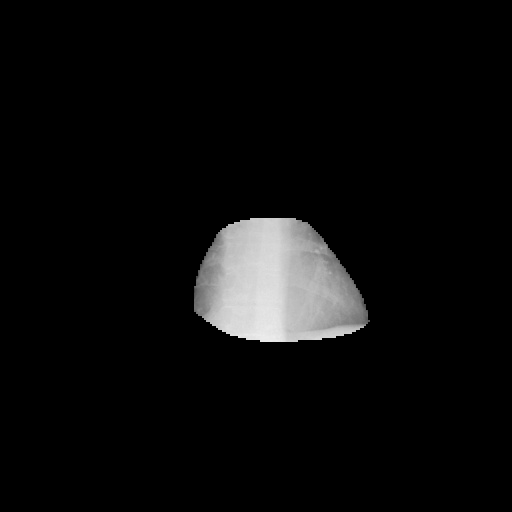
#> input picture heart.png, 512 x 512 px, given in place of aa804e-bde0afdd-112c0b34-7bc16630-4e384014_mask_leftlung.png, which was not available
$ python view.py
#> lines starting #> are read from the running program, lines starting #| are printed output that depends on the picture; after the words box and inside, x2 and y2 are one past the last pixel; in counts of white or black regions, pixels touching at a corner belong together; pictures that were not available may be replaced by others from this repository, and a replacement may not be noted
import cv2
import numpy as np

# ==============================
# 修改下面这 3 行路径即可
# ==============================
mask_left_path  = "data/mimic-cxr-a/masks/p10/p10000032/s50414267/02aa804e-bde0afdd-112c0b34-7bc16630-4e384014_mask_leftlung.png"
mask_right_path = "data/mimic-cxr-a/masks/p10/p10000032/s50414267/02aa804e-bde0afdd-112c0b34-7bc16630-4e384014_mask_rightlung.png"
mask_heart_path = "data/mimic-cxr-a/masks/p10/p10000032/s50414267/02aa804e-bde0afdd-112c0b34-7bc16630-4e384014_mask_heart.png"

# 输出路径（可选修改）
output_path = "example_mask_background.png"


# ====== 读取掩膜（0/255） ======
mask_left  = cv2.imread(mask_left_path,  cv2.IMREAD_GRAYSCALE)
#> mask_left is the input picture: shape (512, 512); min 0, max 238, mean 11.7
mask_right = cv2.imread(mask_right_path, cv2.IMREAD_GRAYSCALE)
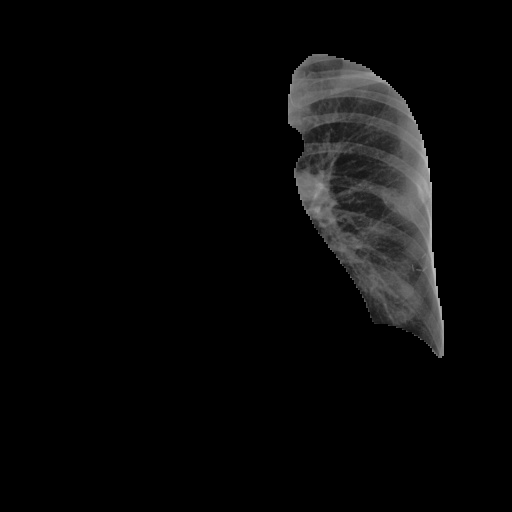
#> input picture left.png, 512 x 512 px, given in place of a804e-bde0afdd-112c0b34-7bc16630-4e384014_mask_rightlung.png, which was not available
#> mask_right is the input picture: shape (512, 512); min 0, max 194, mean 9.1
mask_heart = cv2.imread(mask_heart_path, cv2.IMREAD_GRAYSCALE)

# 检查是否读取成功
if mask_left is None:
    raise FileNotFoundError(f"左肺掩膜读取失败: {mask_left_path}")
if mask_right is None:
    raise FileNotFoundError(f"右肺掩膜读取失败: {mask_right_path}")
if mask_heart is None:
    raise FileNotFoundError(f"心脏掩膜读取失败: {mask_heart_path}")

# ====== 转为 0/1 掩膜 ======
left01  = (mask_left  > 0).astype(np.uint8)
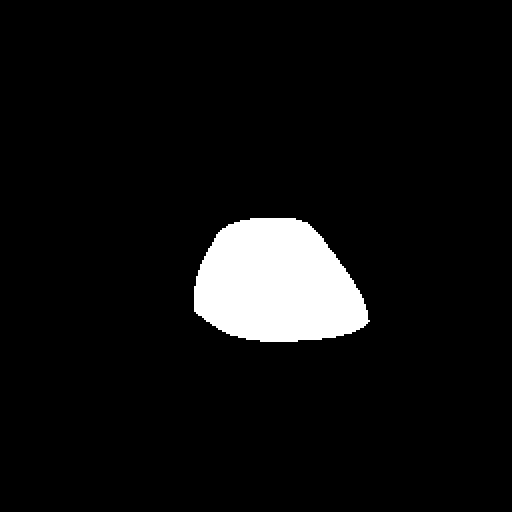
#> left01: shape (512, 512); values 0 (black) and 1 (white), 6.4% white; 1 white region, box (x1, y1, x2, y2) and area: (194, 218, 370, 342) 16696
right01 = (mask_right > 0).astype(np.uint8)
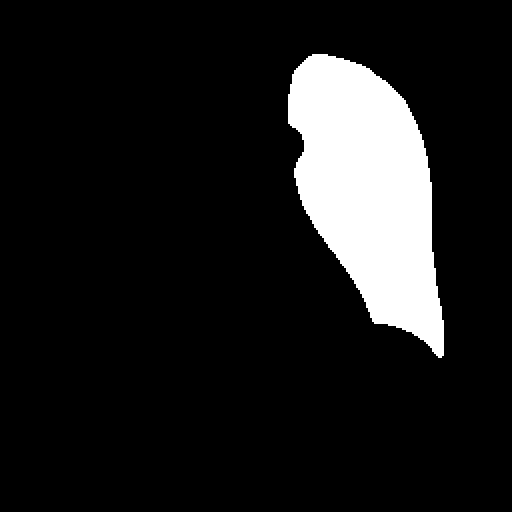
#> right01: shape (512, 512); values 0 (black) and 1 (white), 11.2% white; 1 white region, box (x1, y1, x2, y2) and area: (288, 54, 444, 358) 29244
heart01 = (mask_heart > 0).astype(np.uint8)

# ====== 计算 union（三者并集） ======
union01 = ((left01 + right01 + heart01) > 0).astype(np.uint8)
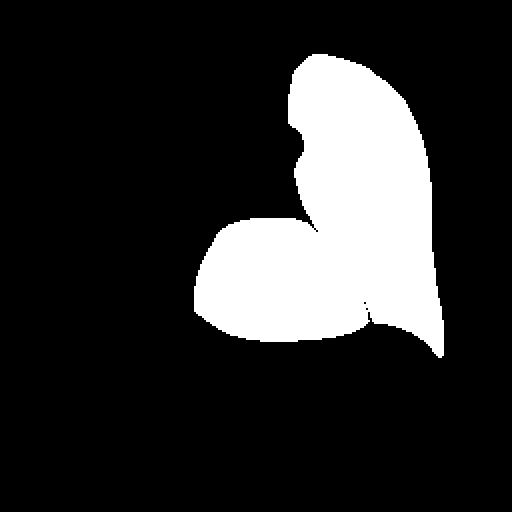
#> union01: shape (512, 512); values 0 (black) and 1 (white), 17.5% white; 1 white region, box (x1, y1, x2, y2) and area: (194, 54, 444, 358) 45940

# ====== 背景 = 1 - union ======
background01 = 1 - union01
background255 = (background01 * 255).astype(np.uint8)

# ====== 保存 ======
cv2.imwrite(output_path, 255-background255)

print(f"背景掩膜生成完成：{output_path}")
